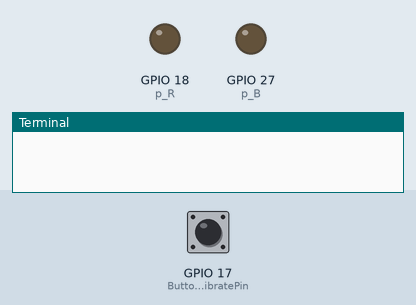
This program was run on a simulated Raspberry Pi (BCM pin numbers). Shown: output pins drawn as LEDs (lit = HIGH), the last lines printed to the terminal. The test bench sets the inputs (shaded band); at power-on: GPIO 17 (Button makerobo_VibratePin) HIGH. Threads take turns every 2 ms.

Above: at 1.2 s.
1.3 s: GPIO 17 (Button makerobo_VibratePin) pulled LOW for 0.15 s
At 1.8 s:
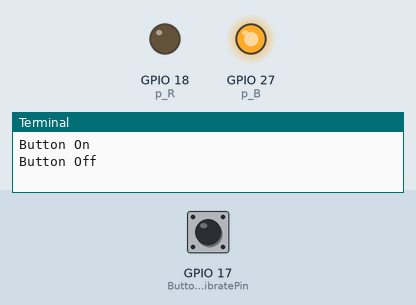
2.9 s: GPIO 17 (Button makerobo_VibratePin) pulled LOW for 3.2 s
At 3.5 s:
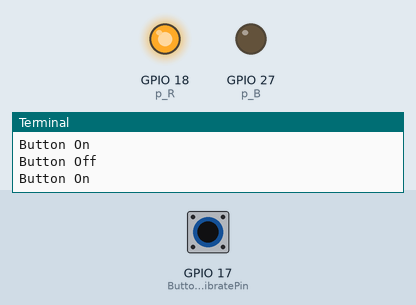
Timing chart, 0 to 7.6 s (numbered marks = the images above; inputs shaded):
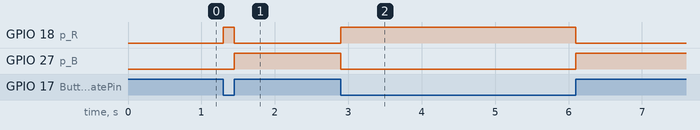

The program:

PaspPi_Lesson8VibrationPin-1.py
```python
from gpiozero import Button
from gpiozero import LED
from time import sleep
from signal import pause
import threading

makerobo_VibratePin = Button(17)
p_R = LED(18)
p_B = LED(27)


def exit_script():
    makerobo_destroy()
    exit(0)
def pressed():
    print("Button On")
    p_R.on()
    p_B.off()

def released():
    print("Button Off")
    p_R.off()
    p_B.on()

makerobo_VibratePin.when_pressed = pressed
makerobo_VibratePin.when_released = released

def makerobo_loop():
    pause()

def makerobo_destroy():
    p_R.close()
    p_B.close()

exit_timer = threading.Timer(60, exit_script)
exit_timer.start()

if __name__ == '__main__':
    try:
        makerobo_loop()
    except KeyboardInterrupt:
        pass
    finally:
        makerobo_destroy()
```

Measured:
- after the input at 1.3 s, GPIO 18 (p_R): LOW → HIGH at once, → LOW 0.15 s later; GPIO 27 (p_B): LOW → HIGH after 0.15 s
- after the input at 2.9 s, GPIO 18 (p_R): LOW → HIGH at once, → LOW 3.2 s later; GPIO 27 (p_B): HIGH → LOW at once, → HIGH 3.2 s later
